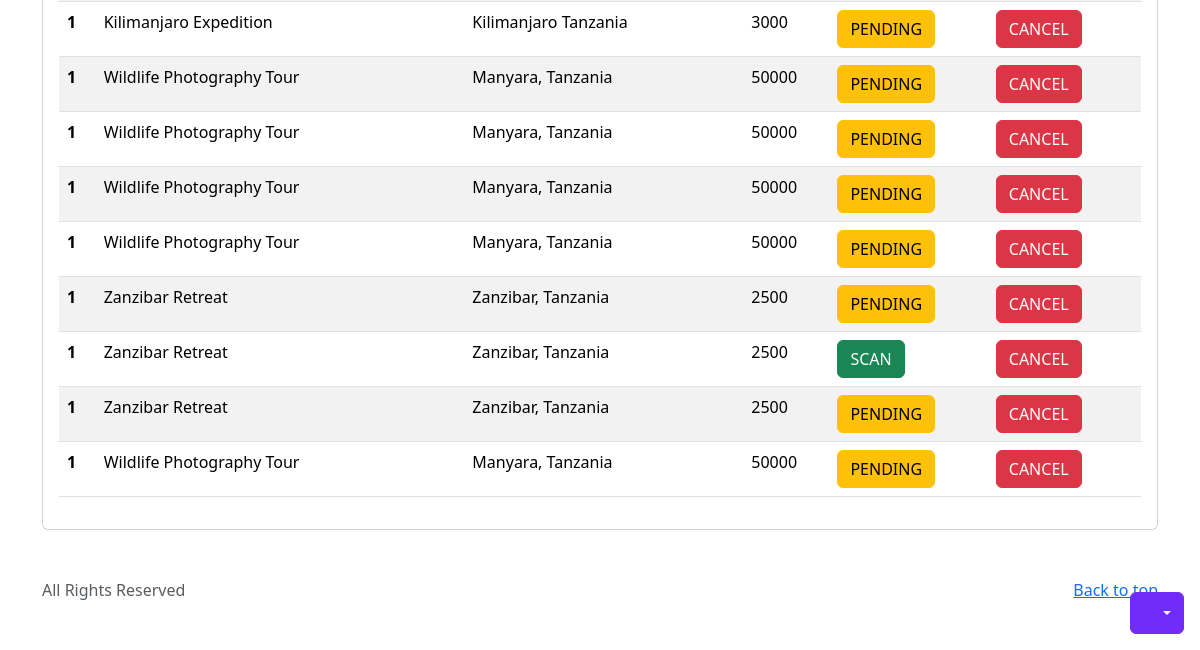
/bookings/ (signed in, lower part), run on an earlier commit of the app's database.
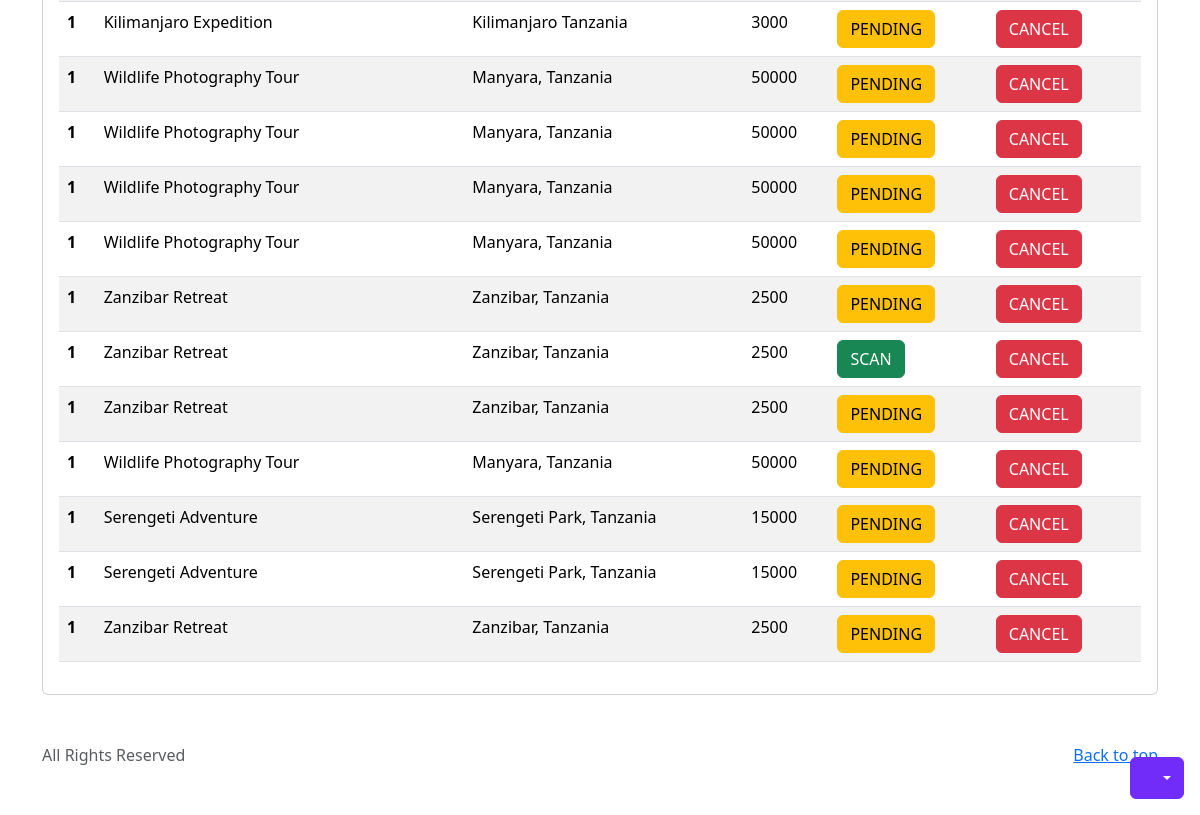
And on a later commit of the database.
### event/models.py (models this page shows, shortened)
class EventBooking(models.Model):
    event = models.ForeignKey(Event, on_delete=models.CASCADE)
    user = models.ForeignKey(User, on_delete=models.CASCADE)
    booking_date = models.DateTimeField(auto_now_add=True)
    booking_duration = models.PositiveIntegerField()
    is_approved = models.BooleanField(default=False)
    qr_code = models.ImageField(upload_to='qr_codes/', null=True, blank=True)
    is_canceled = models.BooleanField(default=False)

class Event(models.Model):
    user = models.ForeignKey(User, on_delete=models.CASCADE, null=True, blank=True)
    name = models.CharField(max_length=200, null=True, blank=True)
    location = models.CharField(max_length=200, null=True, blank=True)
    typ = (
        ("BIRTHDAY", "BIRTHDAY"),
        ("WEDDING", "WEDDING"),
        ("ANNIVERSARY", "ANNIVERSARY"),
        ("GRADUATION", "GRADUATION"),
        ("SMALL PART", "SMALL PART"),
        ("ADVENTURE", "ADVENTURE"),
    )
    event_type = models.CharField(max_length=200, choices=typ, null=True, blank=True)
    price = models.CharField(max_length=200, null=True, blank=True)
    time = models.DateTimeField(null=True, blank=True)
    end_time = models.DateTimeField(null=True, blank=True)
    maximum_people = models.IntegerField()
    hosts = models.CharField(max_length=200, null=True, blank=True)
    photo = models.ImageField(upload_to='event_photos/', blank=True, null=True)
    description = models.TextField(null=True, blank=True)
    created_date = models.DateTimeField(auto_now=True)
    contacts = models.CharField(max_length=250, null=True, blank=True)
    map_link = models.CharField(max_length=250, null=True, blank=True)
    facebook_link = models.CharField(max_length=250, null=True, blank=True)
    instagram_link = models.CharField(max_length=250, null=True, blank=True)
    pay_number = models.CharField(max_length=250, null=True, blank=True)

### event/views.py (the view)
# urls.py: path('bookings/', views.bookings, name="bookings"),
def bookings(request):
    if not request.user.is_authenticated:
        messages.info(request, "Please Login to proceed")
        return redirect(login_view)
    bookings = EventBooking.objects.filter(user=request.user)
    context = {
        'bookings': bookings
    }
    return render(request, 'bookings.html', context)

### templates/bookings.html (shortened to what this page needs)
{% extends 'base.html' %} {% load static %} {% block content %}
<body>
  <div class="dropdown position-fixed bottom-0 end-0 mb-3 me-3 bd-mode-toggle">
    <button
      class="btn btn-bd-primary py-2 dropdown-toggle d-flex align-items-center"
      id="bd-theme"
      type="button"
      aria-expanded="false"
      data-bs-toggle="dropdown"
      aria-label="Toggle theme (auto)"
    >
      <svg class="bi my-1 theme-icon-active" width="1em" height="1em">
        <use href="#circle-half"></use>
      </svg>
    </button>
  </div>
  <main>
    <div class="container mt-5">
      <div class="card">
        <div class="card-body">
          <table class="table table-striped">
            <tbody>
                {% for book in bookings %}
                <tr>
                    <th scope="row">1</th>
                    <td>{{ book.event.name }}</td>
                    <td>{{ book.user.first_name }}</td>
                    <td>{{ book.event.location }}</td>
                    <td>{{ book.event.price }}</td>
                    {% if book.is_approved %}
                    {% if book.is_canceled %}
                    <td><button class="btn btn-danger"  >CANCELLED</button></td>
                    {% else %}
                    <td><button class="btn btn-success"  type="button"  data-bs-toggle="modal" data-bs-target="#qrModal-{{ book.id }}" >SCAN</button></td>
                    {% endif %}
                                      {% else %}
                    <td><button class="btn btn-warning">PENDING</button></td>
                    {% endif %}
                    <td>
                      {% if book.is_canceled %}
                      <button class="btn btn-danger"  >CANCELLED</button>
                      {% else %}
                      <button class="btn btn-danger"  type="button"  data-bs-toggle="modal" data-bs-target="#cancelModal-{{ book.id }}" >CANCEL</button>
                      {% endif %}
                      <td>
                    </td>
                  </tr>
                {% endfor %}
            </tbody>
          </table>
        </div>
      </div>
    </div>
  </main>
  <footer class="text-body-secondary py-5">
    <div class="container">
      <p class="float-end mb-1">
        <a href="#">Back to top</a>
      </p>
      All Rights Reserved
    </div>
  </footer>
</body>
{% endblock content %}

What changed in the data, as far as the page shows it:
added EventBooking: event.name "Serengeti Adventure", event.location "Serengeti Park, Tanzania", event.price "15000", is_approved "PENDING"
added EventBooking: event.name "Serengeti Adventure", event.location "Serengeti Park, Tanzania", event.price "15000", is_approved "PENDING"
added EventBooking: event.name "Zanzibar Retreat", event.location "Zanzibar, Tanzania", event.price "2500", is_approved "PENDING"
